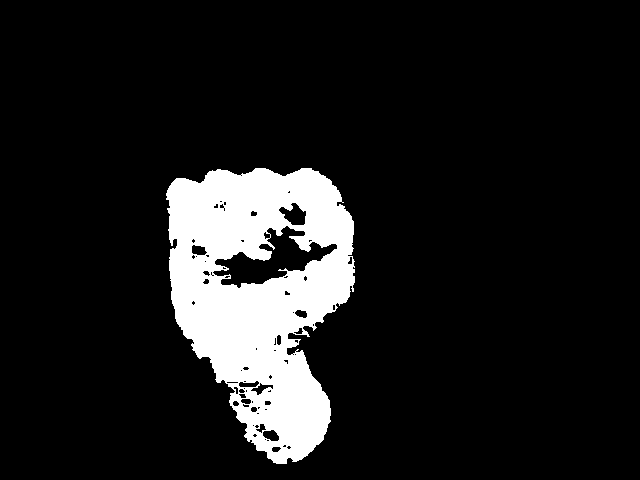
#> input picture app/guriko/my_ml-learn/img_gu000.png, 640 x 480 px
$ python -i ml-08-03-learn.py   (imports and definitions only)
#> lines starting #> are read from the running program, lines starting #| are printed output that depends on the picture; after the words box and inside, x2 and y2 are one past the last pixel; in counts of white or black regions, pixels touching at a corner belong together
#> `picture = cv2.imread('my_ml-learn/img_gu000.png', cv2.IMREAD_GRAYSCALE)`: picture: shape (480, 640); 11.1% white; 1 white region, box (x1, y1, x2, y2) and area: (166, 168, 355, 464) 34216
# -*- coding: utf-8 -*-
import cv2
import sys
import numpy as np
from sklearn.neural_network import MLPClassifier
from sklearn.externals import joblib
import pylab as plt

# 学習に用いる縮小画像のサイズ
sw = 16
sh = 12

# 学習結果を保存するファイルの決定
# [3 lines not run here, left out]
savefile = sys.argv[1]

def getImageVector(img):
    # 白い領域(ピクセル値が0でない領域)の座標を集める
    nonzero = cv2.findNonZero(img)
#> nonzero = contour of 34216 points, box (x1, y1, x2, y2) (166, 168, 355, 464), area 1965
    # その領域を囲う四角形の座標と大きさを取得
    xx, yy, ww, hh = cv2.boundingRect(nonzero)
#> xx = 166; yy = 168; ww = 189; hh = 296
    # 白い領域を含む最小の矩形領域を取得
    img_nonzero = img[yy:yy+hh, xx:xx+ww]
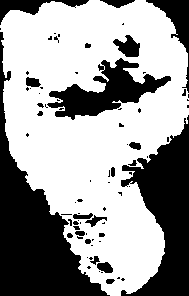
#> img_nonzero: shape (296, 189); 61.2% white; 79 black regions (55 under 20 px), largest, box (x1, y1, x2, y2) and area: (0, 32, 110, 296) 8939, (121, 115, 189, 296) 6297, (47, 58, 171, 120) 3094
    # 白い領域を(sw, sh)サイズに縮小するための準備
    img_small = np.zeros((sh, sw), dtype=np.uint8)
    # 画像のアスペクト比を保ったまま、白い領域を縮小してimg_smallにコピーする
    if 4*hh < ww*3 and hh > 0:
        htmp = int(sw*hh/ww)
        if htmp>0:
            img_small_tmp = cv2.resize(img_nonzero, (sw, htmp), interpolation=cv2.INTER_LINEAR)
            img_small[int((sh-htmp)/2):int((sh-htmp)/2)+htmp, 0:sw] = img_small_tmp
    elif 4*hh >= ww*3 and ww > 0:
        wtmp = int(sh*ww/hh)
#> wtmp = 7
        if wtmp>0:
            img_small_tmp = cv2.resize(img_nonzero, (wtmp, sh), interpolation=cv2.INTER_LINEAR)
            img_small[0:sh, int((sw-wtmp)/2):int((sw-wtmp)/2)+wtmp] = img_small_tmp
    # 0...1の範囲にスケーリングしてからリターンする
    return np.array([img_small.ravel()/255.])

# X:画像から計算したベクトル、y:教師データ
X = np.empty((0,sw*sh), float)
y = np.array([], int)

# グー、チョキ、パー画像の読み込み
# [32 lines not run here, left out]

# ニューラルネットワークによる画像の学習
# [1 line that did not run here, left out]

# [19 lines not run here, left out]

>>> import cv2
>>> picture = cv2.imread('my_ml-learn/img_gu000.png', cv2.IMREAD_GRAYSCALE)
>>> result = getImageVector(picture)

$ run again, on app/guriko/my_ml-learn/img_gu004.png
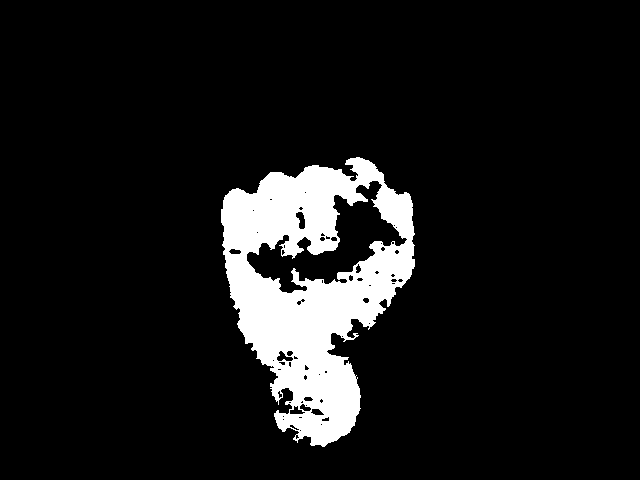
#> input picture app/guriko/my_ml-learn/img_gu004.png, 640 x 480 px
#> picture: shape (480, 640); 9.4% white; 1 white region, box (x1, y1, x2, y2) and area: (221, 157, 415, 447) 28771
#> nonzero = contour of 28771 points, box (x1, y1, x2, y2) (221, 157, 415, 447), area 7110
#> xx = 221; yy = 157; ww = 194; hh = 290
#> in getImageVector, `img_nonzero = img[yy:yy+hh, xx:xx+ww]`:
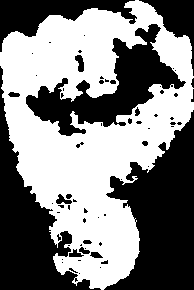
#> img_nonzero: shape (290, 194); 51.1% white; 66 black regions (48 under 20 px), largest, box (x1, y1, x2, y2) and area: (104, 110, 194, 290) 9306, (0, 66, 101, 290) 7123, (26, 24, 186, 136) 6089
#> wtmp = 8
